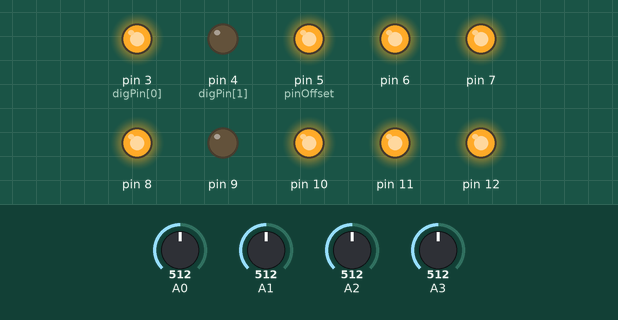
Bench run of a sketch on a simulated Arduino Uno, built with avr-gcc and run on an emulated ATmega328P. Parts: output pins drawn as LEDs (lit = HIGH). The inputs (shaded band) are chosen by the test bench; at power-on: A2 = 512, A3 = 512, A1 = 512, A0 = 512.

Above: at 1.2 s.
1.3 s: A2 set to 522
At 2.0 s:
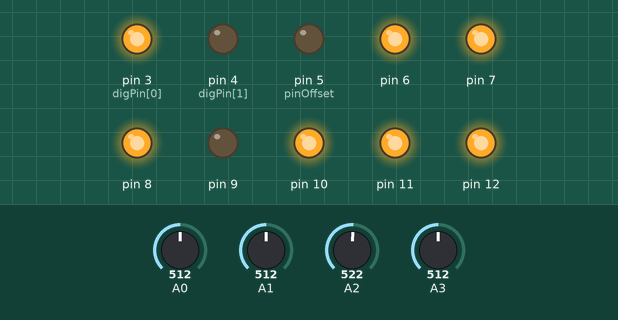
2.8 s: A3 set to 48
4.3 s: A3 set to 38
At 5.3 s:
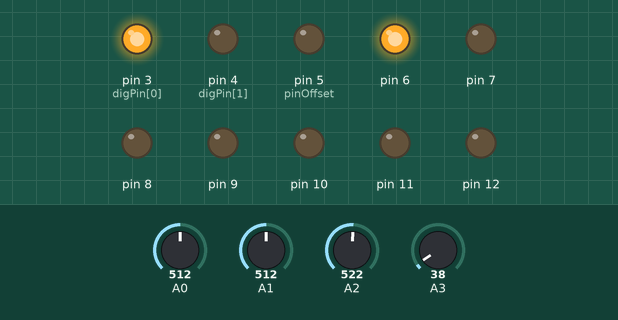
5.8 s: A3 set to 30
At 6.6 s:
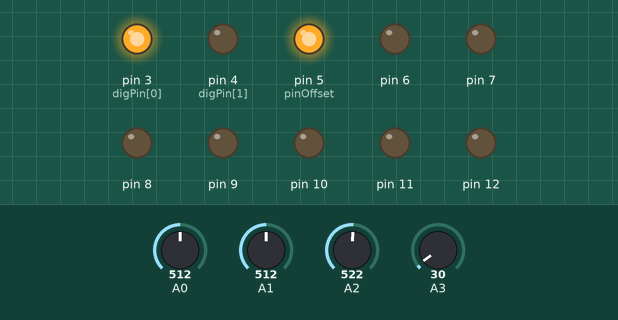
7.3 s: A3 set to 306
At 7.9 s:
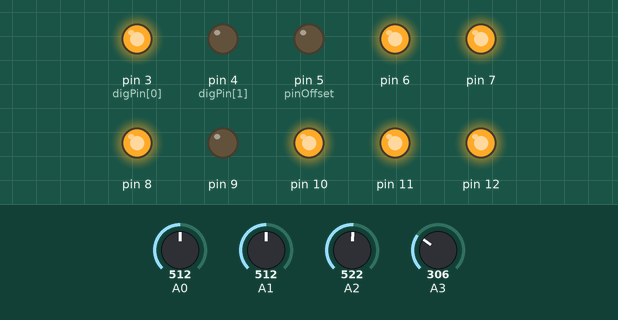
8.8 s: A1 set to 525
At 10.2 s:
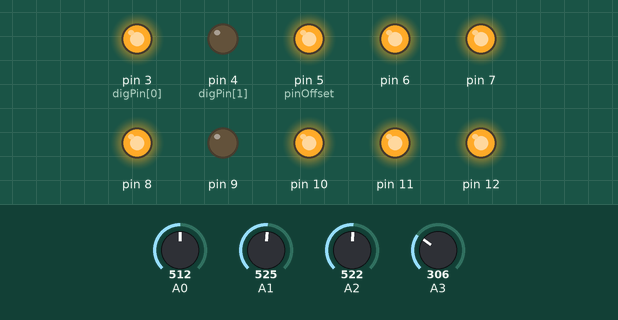
Timing chart, 0 to 11.3 s (numbered marks = the images above; inputs shaded):
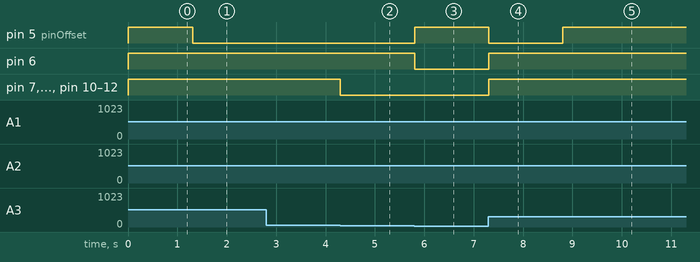

The sketch:

waveshpr1.ino
```cpp
//QUICK N DIRTY WAVESHAPER
//A0=crush
//A1=wave offset
//A2=Wave shape depth/Cv
//A3=input gain/Audio In..this effects sound quite a bit.
//DAC OUT=audio out
//
//
//


// defines for setting and clearing register bits
#ifndef cbi
#define cbi(sfr, bit) (_SFR_BYTE(sfr) &= ~_BV(bit))
#endif
#ifndef sbi
#define sbi(sfr, bit) (_SFR_BYTE(sfr) |= _BV(bit))
#endif


unsigned long SHmil = 0;
int    S1out;
int  CENTERPOS;

const int digPin[2] = {3, 4};  // the digital output pins
const int pinOffset = 5;       // the first DAC pin (from 5-12)
//volatile int clkState = LOW;

int digState[2] = {HIGH, LOW};  // start with both set low

void setup () {


    // set up the digital outputs
  for (int i=0; i<2; i++) {
    pinMode(digPin[i], OUTPUT);
    digitalWrite(digPin[i], digState[i]);
  }

    // set up the 8-bit DAC output pins
  for (int i=0; i<8; i++) {
    pinMode(pinOffset+i, OUTPUT);
    digitalWrite(pinOffset+i, LOW);


      // set the ADC to a higher prescale factor
  sbi(ADCSRA,ADPS2);
  cbi(ADCSRA,ADPS1);
  sbi(ADCSRA,ADPS0);
  }


}

void loop () {
   CENTERPOS=analogRead(2)>>2;
  S1out=analogRead(3)>>2;

  distortion();

   dacOutput(S1out>>2);
    delayMicroseconds(map(analogRead(0), 0, 1023, 22000, 1));
}


// Swap high and low nibbles
void distortion(void) {
	unsigned int temp1, temp2,temp3;
 	if (( S1out > 10) || ( S1out < -10)) {
		temp1 = (((int) S1out+CENTERPOS) >> 4) & 0xf;	// Original high
		temp2 = (((int) S1out+CENTERPOS) & 0xF) << 4; // Original low
                temp3=(analogRead(1));
		 S1out = ((((temp1 + temp2) & 0x7F&temp3) - CENTERPOS)) >> 5;
	S1out=((S1out + CENTERPOS) & 0b111111)  -( CENTERPOS);
	}
}


//  dacOutput(long) - deal with the DAC output
//  ------------------------------------------
void dacOutput(long v)
{
 int tmpVal = v;
 bitWrite(PORTD, 5, tmpVal & 1);
 bitWrite(PORTD, 6, (tmpVal & 2) > 0);
 bitWrite(PORTD, 7, (tmpVal & 4) > 0);
 bitWrite(PORTB, 0, (tmpVal & 8) > 0);
 bitWrite(PORTB, 1, (tmpVal & 16) > 0);
 bitWrite(PORTB, 2, (tmpVal & 32) > 0);
 bitWrite(PORTB, 3, (tmpVal & 64) > 0);
 bitWrite(PORTB, 4, (tmpVal & 128) > 0);
}
```

Measured:
- the behaviour switches between 515 and 516 on A2 (found by bisection; images 0 and 1)
- the behaviour switches between 44 and 43 on A3 (found by bisection; images 1 and 2)
- the behaviour switches between 515 and 516 on A1 (found by bisection; images 4 and 5)
- after the input at 1.3 s, pin 5 (pinOffset): HIGH → LOW at once
- after the input at 2.8 s, every drawn part: stays the same
- after the input at 4.3 s, pin 7, pin 8, pin 10–12: HIGH → LOW at once
- after the input at 5.8 s, pin 5 (pinOffset): LOW → HIGH at once; pin 6: HIGH → LOW at once
- after the input at 7.3 s, pin 5 (pinOffset): HIGH → LOW at once; pin 6–8, pin 10–12: LOW → HIGH at once
- after the input at 8.8 s, pin 5 (pinOffset): LOW → HIGH at once
